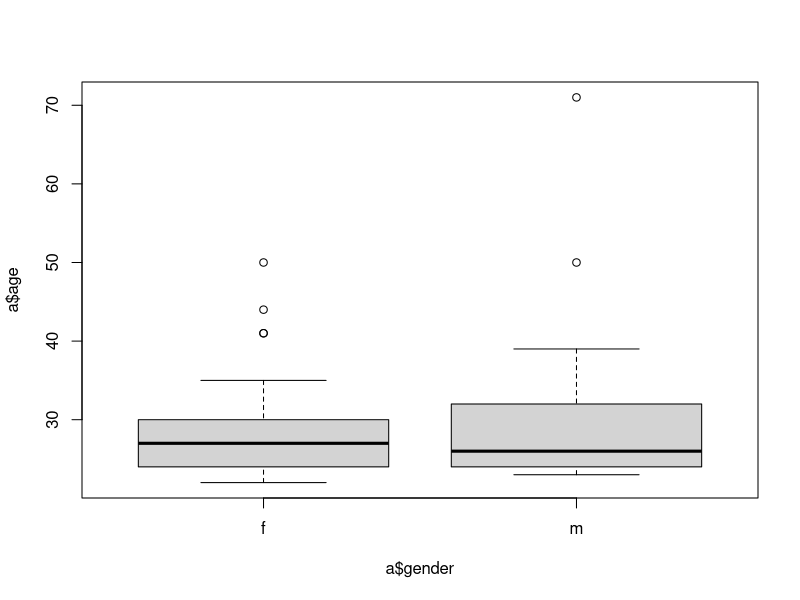
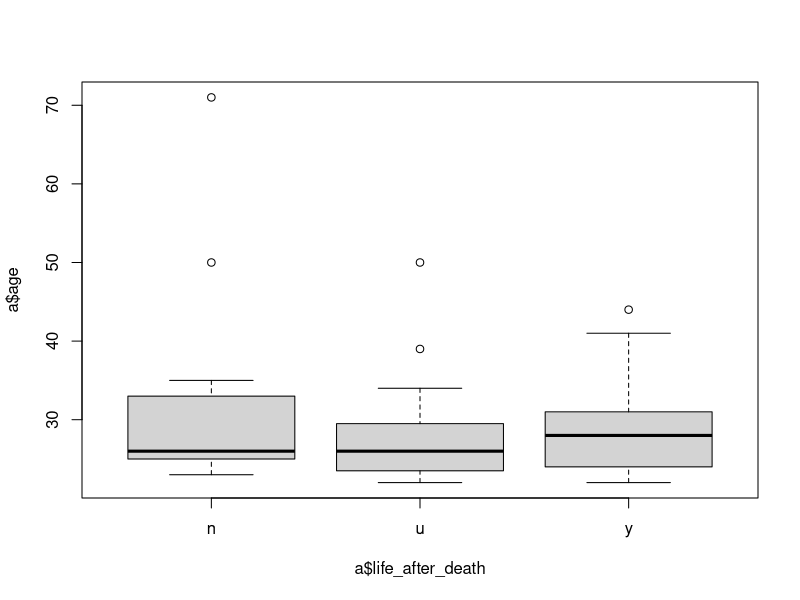
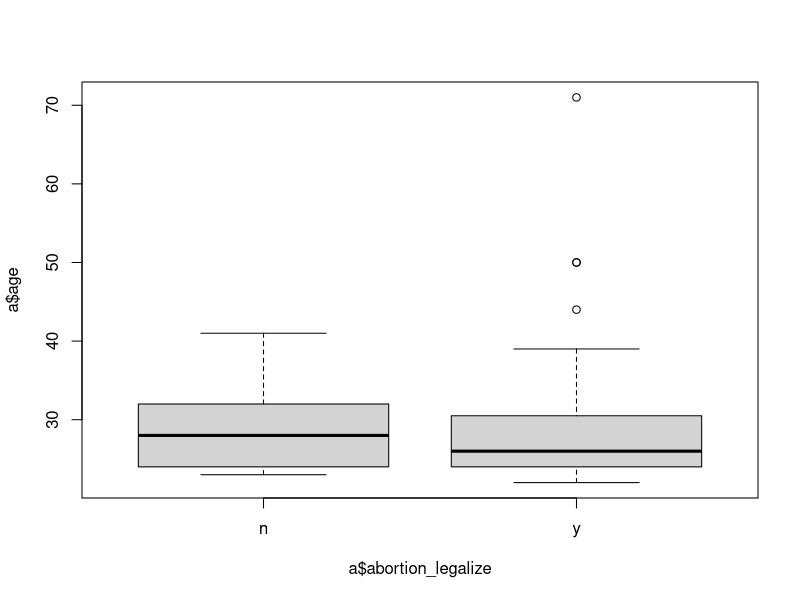
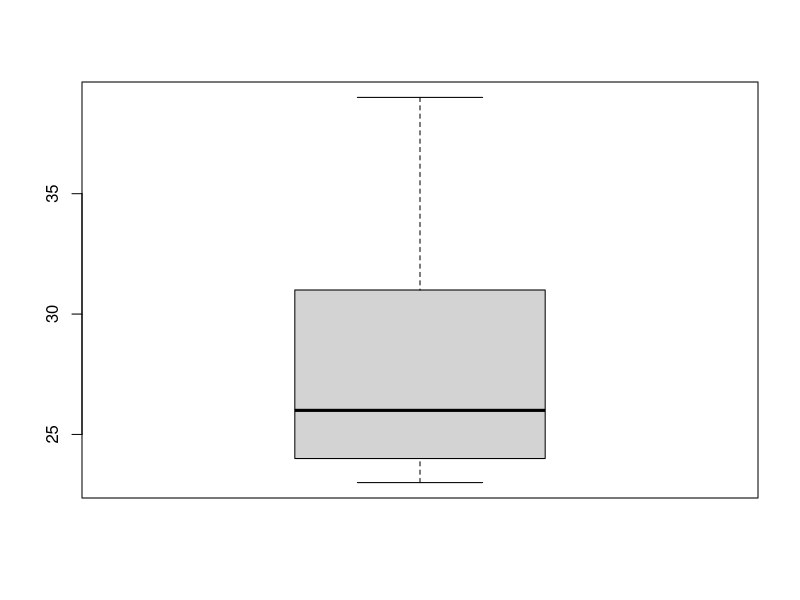
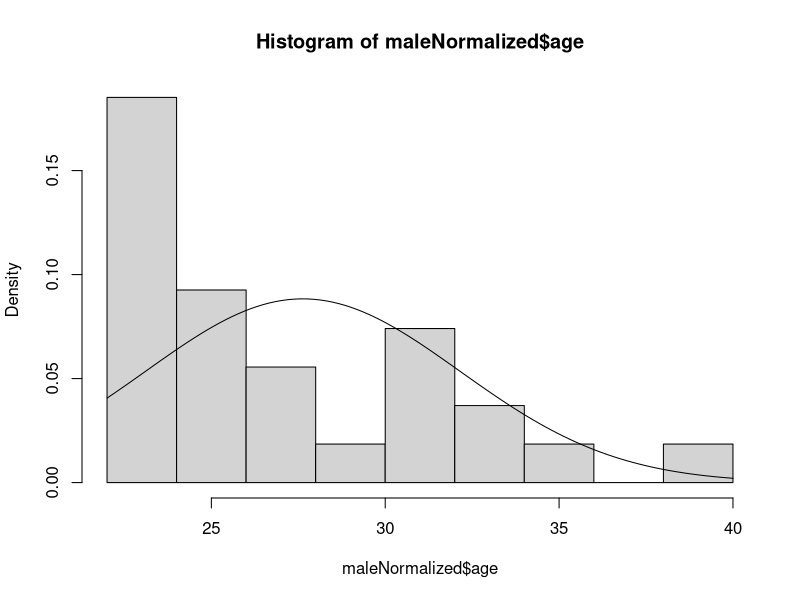
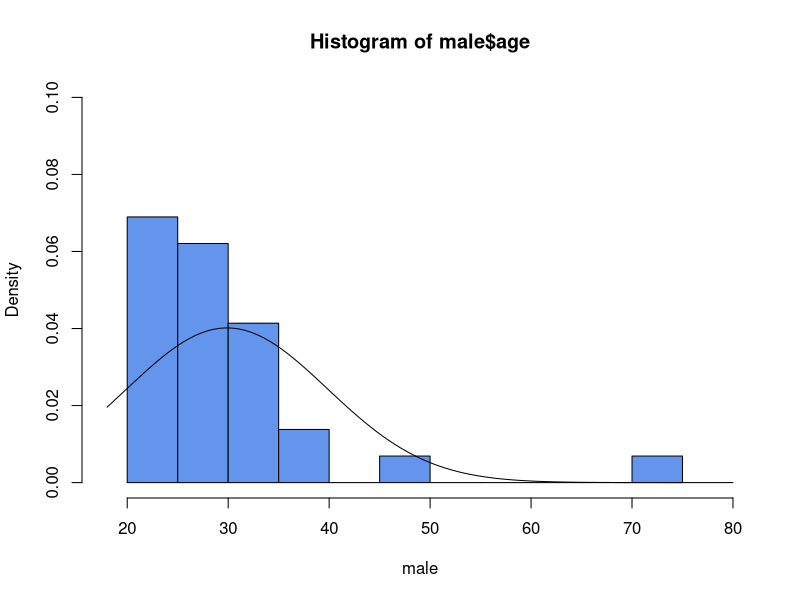
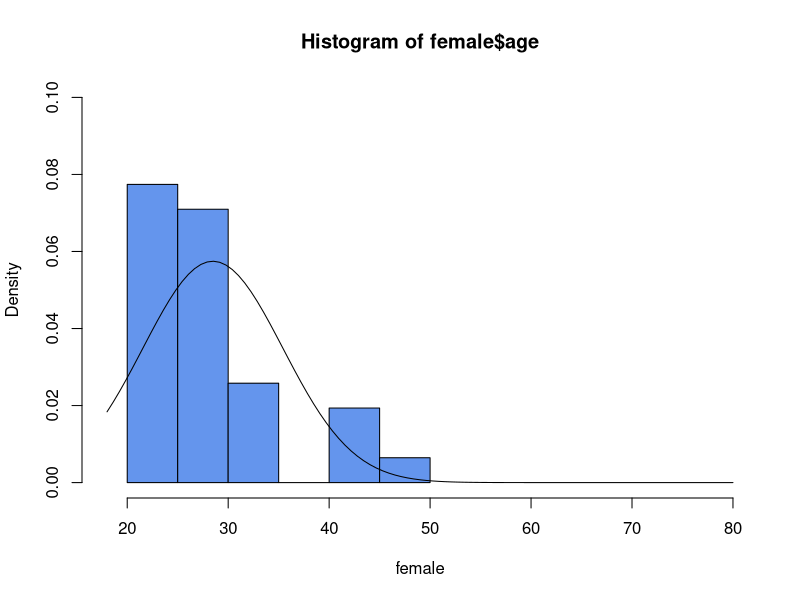
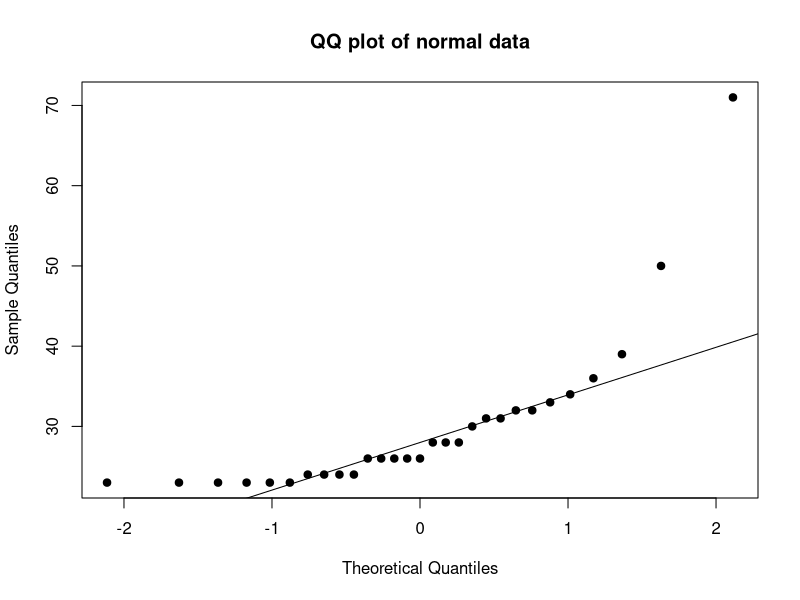

These charts were generated, in order, by the following R code: (Note: this script raises an error after producing the figures.)
#remembering 1
a <- read.csv("fl_student_survey.csv")
head(a)

boxplot(a$age~a$gender)
boxplot(a$age~a$life_after_death)
boxplot(a$age~a$abortion_legalize)

male <- a[a$gender == 'm',]
male <- subset(a, a$gender == 'm')
female <- a[a$gender == 'f',]


maleNormalized <- male[male$age < 50,] #removed Outliers

boxplot(maleNormalized$age)
shapiro.test(maleNormalized$age)
hist(maleNormalized$age, probability = T)
curve(dnorm(x, mean= mean(maleNormalized$age), sd= sqrt(var(maleNormalized$age))), add= TRUE)


#remembering 2
t.test(male$age,female$age)
t.test(male$age,female$age,alternative = 'less')
t.test(male$age,female$age,alternative = 'greater')
## t.test(male$age,female$age,paired= TRUE,alternative = 'greater')

mean(male$age) 
mean(female$age)

install.packages("psych")
library(psych) 

describe(male$age)
describe(female$age)

#plotting
hist( male$age
      , breaks= 7, probability= TRUE, 
      ylim= c(0,0.1), xlim= c(18,80), col= "cornflowerblue",
      xlab="male")
curve(dnorm(x, mean= mean(male$age), sd= sqrt(var(male$age))), add= TRUE)

hist(female$age, breaks= 7, probability= TRUE, 
     ylim= c(0,0.1), xlim= c(18,80), col= "cornflowerblue",
     xlab="female")
curve(dnorm(x, mean= mean(female$age), sd= sqrt(var(female$age))), add= TRUE)


ks.test(male$age, "pnorm", mean(male$age), sqrt(var(male$age)))

#check if normal distribution
shapiro.test(male$age)

qqnorm(male$age,main="QQ plot of normal data",pch=19)
qqline(male$age)

ks.test(male$age, "pnorm", mean(male$age), sd(male$age))
ks.test(female$age, "pnorm", mean(female$age), sqrt(var(female$age)))

#test for non-normal distribution
wilcox.test(male$age, female$age)

#part 3
leveneTest(male$age,female$age[1:29], center= mean)

chickwts

boxplot(
  chickwts$weight~chickwts$feed
)
means <- tapply(chickwts$weight, FUN = mean, INDEX = chickwts$feed)
points(1:6,means,pch=4,cex=1.5)
